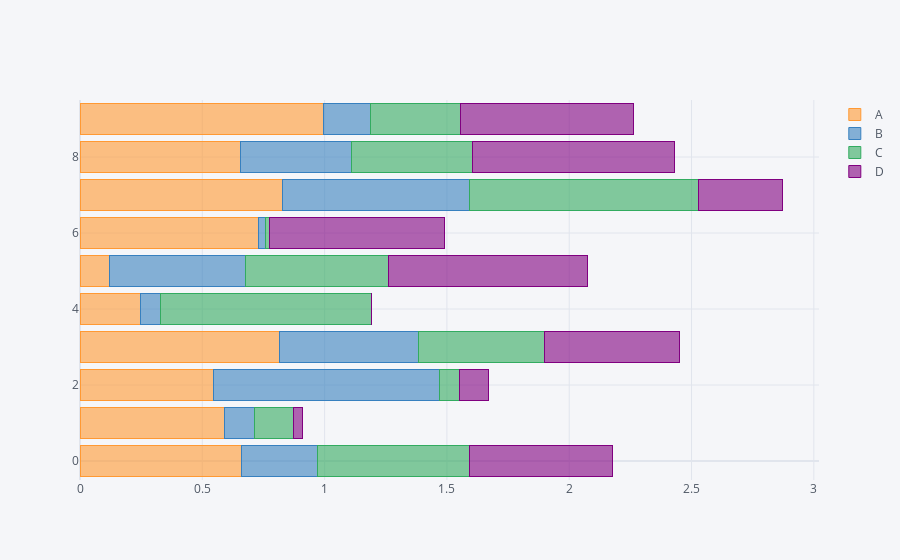

Notebook code for this chart:
### Code cell
df.iplot(kind='barh',barmode='stack')

### Figure 1 — Plotly figure (JSON) as saved in the notebook; plotly's stock layout.template omitted (floating-point values rounded to 4 significant figures)
{"data": [{"marker": {"color": "rgba(255, 153, 51, 0.6)", "line": {"color": "rgba(255, 153, 51, 1.0)", "width": 1}}, "name": "A", "orientation": "h", "text": "", "type": "bar", "x": [0.6582, 0.5888, 0.5457, 0.8159, 0.2473, 0.119, 0.7297, 0.829, 0.6554, 0.9936], "y": [0, 1, 2, 3, 4, 5, 6, 7, 8, 9]}, {"marker": {"color": "rgba(55, 128, 191, 0.6)", "line": {"color": "rgba(55, 128, 191, 1.0)", "width": 1}}, "name": "B", "orientation": "h", "text": "", "type": "bar", "x": [0.3145, 0.1236, 0.9258, 0.5683, 0.0816, 0.5561, 0.02969, 0.7647, 0.454, 0.193], "y": [0, 1, 2, 3, 4, 5, 6, 7, 8, 9]}, {"marker": {"color": "rgba(50, 171, 96, 0.6)", "line": {"color": "rgba(50, 171, 96, 1.0)", "width": 1}}, "name": "C", "orientation": "h", "text": "", "type": "bar", "x": [0.6206, 0.1621, 0.08092, 0.5136, 0.8617, 0.5878, 0.01338, 0.9336, 0.4953, 0.3688], "y": [0, 1, 2, 3, 4, 5, 6, 7, 8, 9]}, {"marker": {"color": "rgba(128, 0, 128, 0.6)", "line": {"color": "rgba(128, 0, 128, 1.0)", "width": 1}}, "name": "D", "orientation": "h", "text": "", "type": "bar", "x": [0.5835, 0.036, 0.1164, 0.5538, 0.001136, 0.8137, 0.7189, 0.3428, 0.827, 0.7085], "y": [0, 1, 2, 3, 4, 5, 6, 7, 8, 9]}], "layout": {"barmode": "stack", "legend": {"bgcolor": "#F5F6F9", "font": {"color": "#4D5663"}, "traceorder": "normal"}, "paper_bgcolor": "#F5F6F9", "plot_bgcolor": "#F5F6F9", "title": {"font": {"color": "#4D5663"}}, "xaxis": {"gridcolor": "#E1E5ED", "showgrid": true, "tickfont": {"color": "#4D5663"}, "title": {"font": {"color": "#4D5663"}, "text": ""}, "zerolinecolor": "#E1E5ED"}, "yaxis": {"gridcolor": "#E1E5ED", "showgrid": true, "tickfont": {"color": "#4D5663"}, "title": {"font": {"color": "#4D5663"}, "text": ""}, "zerolinecolor": "#E1E5ED"}}}
